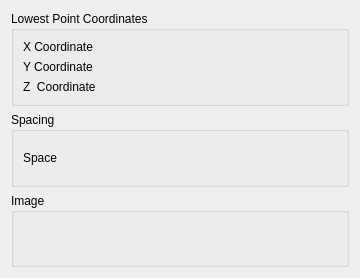
<?xml version="1.0" encoding="UTF-8"?>
<ui version="4.0">
 <class>WindLabGui::DlgVerticalLocationDistribution</class>
 <widget class="QWidget" name="WindLabGui::DlgVerticalLocationDistribution">
  <property name="geometry">
   <rect>
    <x>0</x>
    <y>0</y>
    <width>360</width>
    <height>278</height>
   </rect>
  </property>
  <property name="windowTitle">
   <string>Feature Parameters</string>
  </property>
  <property name="sizeGripEnabled" stdset="0">
   <bool>true</bool>
  </property>
  <layout class="QGridLayout" name="gridLayout">
   <item row="0" column="0">
    <widget class="QGroupBox" name="GroupBox5_3">
     <property name="title">
      <string>Lowest Point Coordinates</string>
     </property>
     <layout class="QGridLayout" name="_3">
      <property name="leftMargin">
       <number>9</number>
      </property>
      <property name="topMargin">
       <number>9</number>
      </property>
      <property name="rightMargin">
       <number>9</number>
      </property>
      <property name="bottomMargin">
       <number>9</number>
      </property>
      <property name="spacing">
       <number>6</number>
      </property>
      <item row="2" column="0">
       <layout class="QHBoxLayout" name="horizontalLayout_3" stretch="0,0">
        <item>
         <widget class="QLabel" name="label_3">
          <property name="text">
           <string>Y Coordinate</string>
          </property>
         </widget>
        </item>
        <item>
         <widget class="Gui::QuantitySpinBox" name="doubleSpinBox_Y" native="true">
          <property name="keyboardTracking" stdset="0">
           <bool>false</bool>
          </property>
          
          <property name="value" stdset="0">
           <double>0.000000000000000</double>
          </property>
         </widget>
        </item>
       </layout>
      </item>
      <item row="1" column="0">
       <layout class="QHBoxLayout" name="horizontalLayout" stretch="0,0">
        <item>
         <widget class="QLabel" name="label">
          <property name="text">
           <string>X Coordinate</string>
          </property>
         </widget>
        </item>
        <item>
         <widget class="Gui::QuantitySpinBox" name="doubleSpinBox_X" native="true">
          <property name="keyboardTracking" stdset="0">
           <bool>false</bool>
          </property>
          
          <property name="value" stdset="0">
           <double>0.000000000000000</double>
          </property>
         </widget>
        </item>
       </layout>
      </item>
      <item row="3" column="0">
       <layout class="QHBoxLayout" name="horizontalLayout_4" stretch="0,0">
        <item>
         <widget class="QLabel" name="label_4">
          <property name="text">
           <string>Z  Coordinate</string>
          </property>
         </widget>
        </item>
        <item>
         <widget class="Gui::QuantitySpinBox" name="doubleSpinBox_Z" native="true">
          <property name="keyboardTracking" stdset="0">
           <bool>false</bool>
          </property>
          
          <property name="value" stdset="0">
           <double>40000.000000000000000</double>
          </property>
         </widget>
        </item>
       </layout>
      </item>
     </layout>
    </widget>
   </item>
   <item row="1" column="0">
    <widget class="QGroupBox" name="GroupBox5_4">
     <property name="title">
      <string>Spacing</string>
     </property>
     <layout class="QGridLayout" name="_5">
      <property name="leftMargin">
       <number>9</number>
      </property>
      <property name="topMargin">
       <number>9</number>
      </property>
      <property name="rightMargin">
       <number>9</number>
      </property>
      <property name="bottomMargin">
       <number>9</number>
      </property>
      <property name="spacing">
       <number>6</number>
      </property>
      <item row="1" column="0">
       <layout class="QHBoxLayout" name="horizontalLayout_6" stretch="0,0">
        <item>
         <widget class="QLabel" name="label_6">
          <property name="text">
           <string>Space</string>
          </property>
         </widget>
        </item>
        <item>
         <widget class="Gui::QuantitySpinBox" name="doubleSpinBox_Spacing" native="true">
          <property name="keyboardTracking" stdset="0">
           <bool>false</bool>
          </property>
          
          <property name="value" stdset="0">
           <double>5000.000000000000000</double>
          </property>
         </widget>
        </item>
       </layout>
      </item>
     </layout>
    </widget>
   </item>
   <item row="2" column="0">
    <widget class="QGroupBox" name="GroupBox5_5">
     <property name="title">
      <string>Image</string>
     </property>
     <layout class="QGridLayout" name="_6">
      <property name="leftMargin">
       <number>9</number>
      </property>
      <property name="topMargin">
       <number>9</number>
      </property>
      <property name="rightMargin">
       <number>9</number>
      </property>
      <property name="bottomMargin">
       <number>9</number>
      </property>
      <property name="spacing">
       <number>6</number>
      </property>
      <item row="1" column="0">
       <layout class="QHBoxLayout" name="horizontalLayout_9" stretch="0">
        <item>
         <widget class="QLabel" name="label_Image">
          <property name="text">
           <string/>
          </property>
         </widget>
        </item>
       </layout>
      </item>
     </layout>
    </widget>
   </item>
  </layout>
 </widget>
 <customwidgets>
  <customwidget>
   <class>Gui::QuantitySpinBox</class>
   <extends>QWidget</extends>
   <header>Gui/QuantitySpinBox.h</header>
  </customwidget>
 </customwidgets>
 <resources/>
 <connections/>
</ui>
